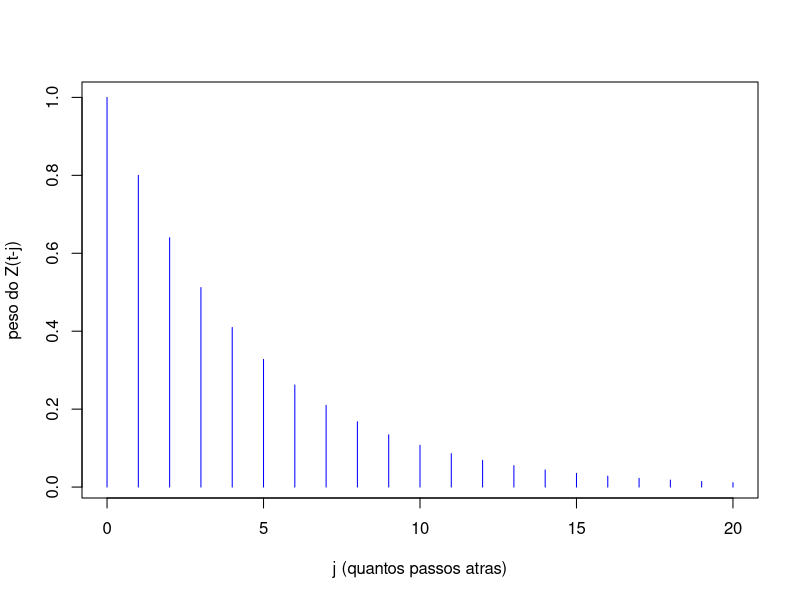

Generate this figure with R:
# ==========================================================================
# 3o TRABALHO PRATICO - QUESTAO 5
# AR(1): X(t) = alfa*X(t-1) + Z(t), escrito como MA infinito. Mostrar que
#   E[X(t)] = 0   e   Var[X(t)] = sigma^2 * (1 + alfa^2 + alfa^4 + ...) = sigma^2/(1 - alfa^2)
# ==========================================================================

graphics.off()        # fecha graficos antigos que possam estar abertos
set.seed(13679821) # semente do professor (Aulas/09/ProcEstocasticos.r): trava o sorteio
                      # e os resultados saem IGUAIS toda vez que o script for rodado

alfa   <- 0.8         # coeficiente do AR(1) (pode trocar por outro, com |alfa| < 1)
sigma2 <- 1           # variancia do ruido Z (Z ~ N(0,1), como nas aulas)

# --------------------------------------------------------------------------
# 1) Os pesos do MA infinito: X(t) = Z(t) + alfa*Z(t-1) + alfa^2*Z(t-2) + ...
#    No slide: peso de Z(t-j+1) = alfa^(j-1), j = 1, 2, ...  (mesmos numeros que
#    alfa^j com j = 0, 1, 2, ...). Tambem sao os coeficientes de 1/(1 - alfa*B).
# --------------------------------------------------------------------------
j     <- 0:20
pesos <- alfa^j
pesos                           # 1, 0,8, 0,64, 0,512 ... (vao diminuindo)
plot(j, pesos, type = "h", col = "blue", xlab = "j (quantos passos atras)",
     ylab = "peso do Z(t-j)")

# A funcao ARMAtoMA do R calcula esses mesmos pesos (a partir de j = 1)
ARMAtoMA(ar = alfa, ma = 0, lag.max = 10)

# --------------------------------------------------------------------------
# 2) A variancia como soma: sigma^2 * (1 + alfa^2 + alfa^4 + ...)
# --------------------------------------------------------------------------
soma_ate_5   <- sigma2 * sum(alfa^(2 * (0:5)))     # so os 6 primeiros termos
soma_ate_50  <- sigma2 * sum(alfa^(2 * (0:50)))    # 51 termos
soma_ate_500 <- sigma2 * sum(alfa^(2 * (0:500)))   # quase infinitos
formula      <- sigma2 / (1 - alfa^2)              # o resultado pedido

c(ate_5_termos = soma_ate_5, ate_50_termos = soma_ate_50,
  ate_500_termos = soma_ate_500, formula = formula)
# A soma vai se aproximando de 2,78, que e o valor de sigma^2/(1 - alfa^2).

# --------------------------------------------------------------------------
# 3) Conferencia por simulacao: gerar um AR(1) com o 'for' do professor
# --------------------------------------------------------------------------
n  <- 100000
xt <- 0
for (i in 2:n) {
  xt[i] <- alfa * xt[i - 1] + rnorm(1, 0, sqrt(sigma2))
}
mean(xt)              # deve ficar perto de 0  (E[X] = 0)
var(xt)               # deve ficar perto de 2,78 (Var[X] = sigma^2/(1-alfa^2))

# Mesma coisa com arima.sim (como o professor faz)
ar1 <- arima.sim(n = n, list(ar = c(alfa)))
mean(ar1)
var(ar1)

# --------------------------------------------------------------------------
# 4) E se |alfa| >= 1? A soma explode e a variancia nao existe
# --------------------------------------------------------------------------
sum(1.0^(2 * (0:500)))     # alfa = 1: soma = 501 e continua crescendo
sum(1.1^(2 * (0:100)))     # alfa = 1,1: explode
